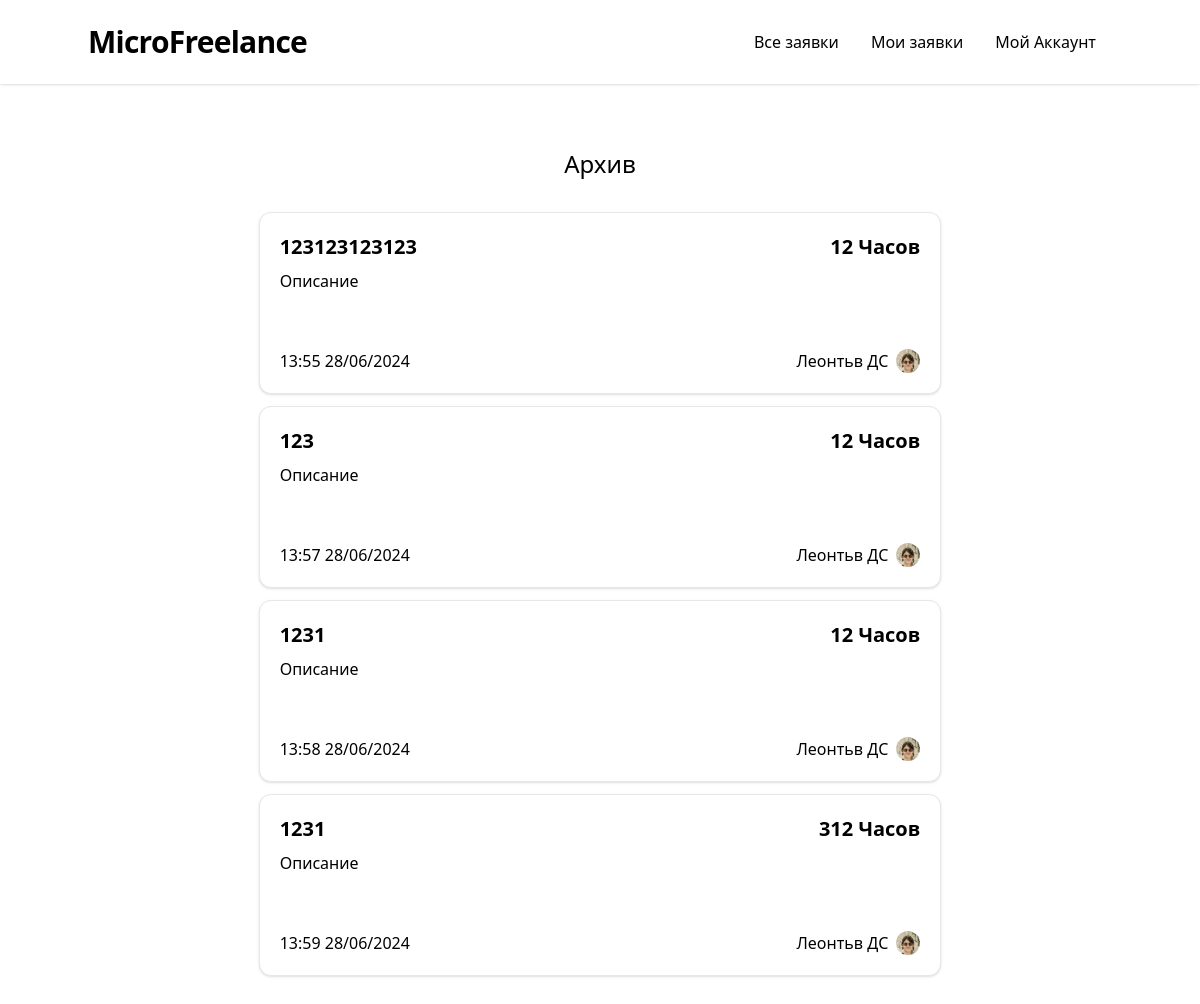
The app's page /archive (signed in) with its own data.
### models.py (models this page shows, shortened)
class Post(db.Model):
    __table_name__ = "posts"
    id: Mapped[int]                         = mapped_column(primary_key=True)
    title: Mapped[str]                      = mapped_column(String(64))
    data: Mapped[str]                       = mapped_column(String(256))
    data_text: Mapped[str]                  = mapped_column(String(256))
    coast: Mapped[str]                      = mapped_column(String(64))
    currency: Mapped[str]                   = mapped_column(String(64))
    author_id: Mapped[int]                  = mapped_column(ForeignKey(User.id))
    create_date: Mapped[datetime.datetime]  = mapped_column(DateTime(timezone=True), server_default=func.now())
    update_date: Mapped[datetime.datetime]  = mapped_column(DateTime(timezone=True), server_default=func.now())
    archived_date: Mapped[Optional[datetime.datetime]] = mapped_column(DateTime(timezone=True))
    archived: Mapped[bool]                  = mapped_column(default=False)
    respond: Mapped[list["PostRespond"]]    = relationship(back_populates="post", cascade="all, delete")
    author: Mapped["User"] = relationship()

class User(UserMixin, db.Model):
    __table_name__ = "users"
    id: Mapped[int]                         = mapped_column(primary_key=True)
    login: Mapped[str]                      = mapped_column(String(64), index=True, unique=True)
    password_hash: Mapped[Optional[str]]    = mapped_column(String(256))
    name: Mapped[Optional[str]]             = mapped_column(String(64))
    aboutme: Mapped[Optional[str]]          = mapped_column(String(256))

### routes.py (the view)
@app.route('/')
@app.route('/archive/')
@app.route('/archive')
def archive(filter = None):
    return render_template('my_tasks.html', tasks = db.session.query( Post ).filter(Post.archived == True).filter(Post.author_id == current_user.id).order_by(sa.desc(Post.archived)), create_new = False, title='Архив' )

### models.py (called while the page is built)
@login.user_loader
def load_user(id):
  return db.session.get(User, int(id))

### templates/my_tasks.html (shortened to what this page needs)
{% extends 'base/base.html' %}
{% block content %}
<div class="divide-y sm:divide-y-0 mt-5 border-y sm:border-0">
    {% if title %}
        <a href="/create-post" style="display: block;">
            <div class=" sm:mb-3 sm:w-4/6 mx-auto p-5 sm:rounded-xl h-16 py-2 w-64">
                <div class="bg-white h-full rounded-xl text-center justify-center grid w-full content-center sm:bg-transparent">
                    <span class="text-2xl mb-2 text-black">{{ title }}</span>
                </div>
            </div>
        </a>
    {% endif %}
    {% for task in tasks %}
        <a href="/post/{{ task.id }}" style="display: block;">
            <div class="sm:shadow sm:border bg-white sm:mb-3 sm:w-4/6 mx-auto p-5 sm:rounded-xl cursor-pointer transition-all hover:sm:outline hover:sm:scale-105  hover:sm:shadow-gray-600">
                <div class="flex">
                    <p class="font-semibold text-xl grow break-all line-clamp-2"> {{ task.title }} </p>
                    <p class="font-semibold text-xl shrink-0">{{ task.coast|int  }} {{ task.currency }}</p>
                </div>
                <p class="min-h-16 overflow-hidden whitespace-pre-wrap break-all mt-2 w-auto line-clamp-3">{{ task.data_text|truncate(150) }}</p>
                <div class="flex mt-4">
                    <p class="grow"> {{ task.create_date.strftime("%H:%M %d/%m/%Y") }} </p>
                    <div class="shrink-0 flex">
                        <p class="shrink-0 mr-2">{{ task.author.name }}</p>
                        <img class="size-6 rounded-full ml" src="{{ url_for('static', filename='avatars/' + task.author.login + '.webp') }}">
                    </div>
                </div>
            </div>
        </a>
    {% endfor %}
</div>
{% endblock %}

### static/compile.css (style rules this page uses)
html, :host { line-height: 1.5; -webkit-text-size-adjust: 100%; -moz-tab-size: 4; -o-tab-size: 4; tab-size: 4; font-family: ui-sans-serif, system-ui, sans-serif, "Apple Color Emoji", "Segoe UI Emoji", "Segoe UI Symbol", "Noto Color Emoji"; font-feature-settings: normal; font-variation-settings: normal; -webkit-tap-highlight-color: transparent; }
body { margin: 0; line-height: inherit; }
a { color: inherit; text-decoration: inherit; }
blockquote, dl, dd, h1, h2, h3, h4, h5, h6, hr, figure, p, pre { margin: 0; }
img, svg, video, canvas, audio, iframe, embed, object { display: block; vertical-align: middle; }
img, video { max-width: 100%; height: auto; }
.mx-auto { margin-left: auto; margin-right: auto; }
.mb-2 { margin-bottom: 0.5rem; }
.mr-2 { margin-right: 0.5rem; }
.mt-2 { margin-top: 0.5rem; }
.mt-4 { margin-top: 1rem; }
.mt-5 { margin-top: 1.25rem; }
.line-clamp-2 { overflow: hidden; display: -webkit-box; -webkit-box-orient: vertical; -webkit-line-clamp: 2; }
.line-clamp-3 { overflow: hidden; display: -webkit-box; -webkit-box-orient: vertical; -webkit-line-clamp: 3; }
.flex { display: flex; }
.grid { display: grid; }
.size-6 { width: 1.5rem; height: 1.5rem; }
.h-16 { height: 4rem; }
.h-full { height: 100%; }
.min-h-16 { min-height: 4rem; }
.w-64 { width: 16rem; }
.w-auto { width: auto; }
.w-full { width: 100%; }
.shrink-0 { flex-shrink: 0; }
.grow { flex-grow: 1; }
.cursor-pointer { cursor: pointer; }
.content-center { align-content: center; }
.justify-center { justify-content: center; }
.divide-y > :not([hidden]) ~ :not([hidden]) { --tw-divide-y-reverse: 0; border-top-width: calc(1px * calc(1 - var(--tw-divide-y-reverse))); border-bottom-width: calc(1px * var(--tw-divide-y-reverse)); }
.overflow-hidden { overflow: hidden; }
.whitespace-pre-wrap { white-space: pre-wrap; }
.break-all { word-break: break-all; }
.rounded-full { border-radius: 9999px; }
.rounded-xl { border-radius: 0.75rem; }
.border-y { border-top-width: 1px; border-bottom-width: 1px; }
.bg-white { --tw-bg-opacity: 1; background-color: rgb(255 255 255 / var(--tw-bg-opacity)); }
.p-5 { padding: 1.25rem; }
.py-2 { padding-top: 0.5rem; padding-bottom: 0.5rem; }
.text-center { text-align: center; }
.text-2xl { font-size: 1.5rem; line-height: 2rem; }
.text-xl { font-size: 1.25rem; line-height: 1.75rem; }
.font-semibold { font-weight: 600; }
.text-black { --tw-text-opacity: 1; color: rgb(0 0 0 / var(--tw-text-opacity)); }
.transition-all { transition-property: all; transition-timing-function: cubic-bezier(0.4, 0, 0.2, 1); transition-duration: 150ms; }
@media (min-width: 640px) { .sm\:mb-3 { margin-bottom: 0.75rem; } }
@media (min-width: 640px) { .sm\:w-4\/6 { width: 66.666667%; } }
@media (min-width: 640px) { .sm\:divide-y-0 > :not([hidden]) ~ :not([hidden]) { --tw-divide-y-reverse: 0; border-top-width: calc(0px * calc(1 - var(--tw-divide-y-reverse))); border-bottom-width: calc(0px * var(--tw-divide-y-reverse)); } }
@media (min-width: 640px) { .sm\:rounded-xl { border-radius: 0.75rem; } }
@media (min-width: 640px) { .sm\:border { border-width: 1px; } }
@media (min-width: 640px) { .sm\:border-0 { border-width: 0px; } }
@media (min-width: 640px) { .sm\:bg-transparent { background-color: transparent; } }
@media (min-width: 640px) { .sm\:shadow { --tw-shadow: 0 1px 3px 0 rgb(0 0 0 / 0.1), 0 1px 2px -1px rgb(0 0 0 / 0.1); --tw-shadow-colored: 0 1px 3px 0 var(--tw-shadow-color), 0 1px 2px -1px var(--tw-shadow-color); box-shadow: var(--tw-ring-offset-shadow, 0 0 #0000), var(--tw-ring-shadow, 0 0 #0000), var(--tw-shadow); } }

### records on screen
Post: title "123123123123", coast "12", currency "Часов", data_text "Описание", create_date "13:55 28/06/2024", author.name "Леонтьв ДС", login (picture)
Post: title "123", coast "12", currency "Часов", data_text "Описание", create_date "13:57 28/06/2024", author.name "Леонтьв ДС", login (picture)
Post: title "1231", coast "12", currency "Часов", data_text "Описание", create_date "13:58 28/06/2024", author.name "Леонтьв ДС", login (picture)
Post: title "1231", coast "312", currency "Часов", data_text "Описание", create_date "13:59 28/06/2024", author.name "Леонтьв ДС", login (picture)

### other values on screen
{{ title }} "Архив"
